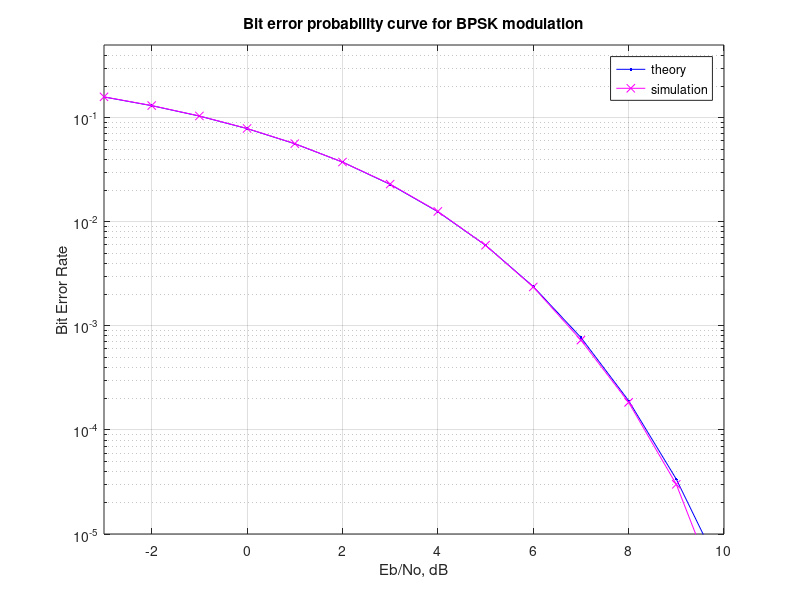

Write the MATLAB code that produced this figure.
clear
N = 10^6 % number of bits or symbols
%rand('state',100); % initializing the rand() function
%randn('state',200); % initializing the randn() function

% Transmitter
ip = rand(1,N)>0.5; % generating 0,1 with equal probability
s = 2*ip-1; % BPSK modulation 0 -> -1; 1 -> 1 
n = 1/sqrt(2)*[randn(1,N) + j*randn(1,N)]; % white gaussian noise, 0dB variance 
Eb_N0_dB = [-3:10]; % multiple Eb/N0 values

for ii = 1:length(Eb_N0_dB)
   % Noise addition
   y = s + 10^(-Eb_N0_dB(ii)/20)*n; % additive white gaussian noise

   % receiver - hard decision decoding
   ipHat = real(y)>0;

   % counting the errors
   nErr(ii) = size(find([ip- ipHat]),2);

end

simBer = nErr/N; % simulated ber
theoryBer = 0.5*erfc(sqrt(10.^(Eb_N0_dB/10))); % theoretical ber

% plot
close all
figure
semilogy(Eb_N0_dB,theoryBer,'b.-');
hold on
semilogy(Eb_N0_dB,simBer,'mx-');
axis([-3 10 10^-5 0.5])
grid on
legend('theory', 'simulation');
xlabel('Eb/No, dB');
ylabel('Bit Error Rate');
title('Bit error probability curve for BPSK modulation');